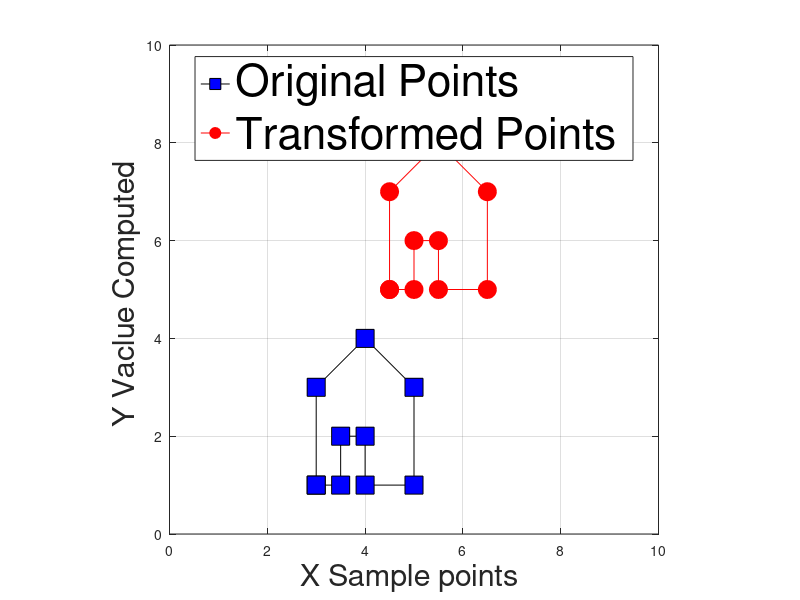

The MATLAB script that drew this image:
function DEMO_06_Homogeneous_Trans_PTS()

load xy_pts;

    %
    %   MAKE HOMOGENEOUS POINTS:
    %
    xyh_pts     = [ xy_pts ; ... 
                    ones(1,size(xy_pts,2) ) ]

    Scl     = eye(2);
    Trans   = [ 1.5 ; 
                4   ];
    
    %
    %   BUILD THE TRANSLATION MATRIX WITH THE X and Y TRANSLATION AMOUNTS:
    %
    fprintf('BUILD THE TRANSLATION MATRIX WITH THE X and Y TRANSLATION AMOUNTS:\n');
    TranslationMatrix = [  Scl , Trans ; ...
                           0  0      1 ]
                       
    uv_pts  = TranslationMatrix * xyh_pts;

    figure( 'Position', [4 4 1024 768] );
    plot( xy_pts(1,:), xy_pts(2,:), 'ks-', 'MarkerSize', 13, 'MarkerFaceColor', 'b' );
    grid on;
    axis equal;
    axis( [0 10 0 10]);
    xlabel( 'X Sample points ', 'FontSize', 22 );
    ylabel( 'Y Vaclue Computed ', 'FontSize', 22 );
    
    hold on;
    
    plot( uv_pts(1,:), uv_pts(2,:), 'ro-', 'MarkerSize', 13, 'MarkerFaceColor', 'r' );
    
    legend( { 'Original Points ', 'Transformed Points ' }, 'FontSize', 32, 'Location', 'North' );

end


